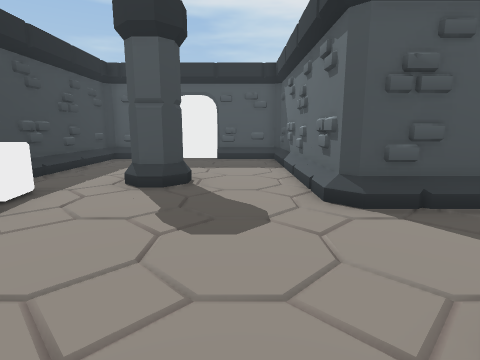
view 1 (above)

17 first-person views from a walk through a 3-D level made in the Unity game engine. The camera is 1.3 m above the floor, tilts 10° down and sees 80° across. The floor is counted in squares, 1 m on a side. Each view is taken from the middle of a square. On the plan, view 1 faces up. The plan holds only what a view shows up to about 13 squares ahead; the rest is blank. The place goes on beyond the plan. The player character is not drawn.

view 2
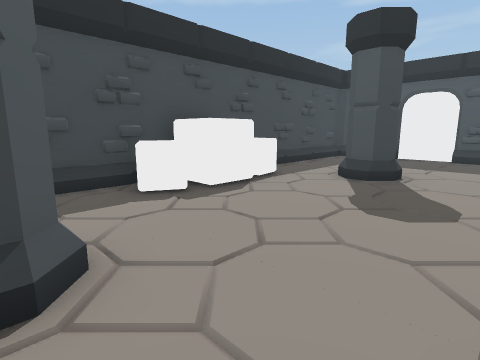

view 3
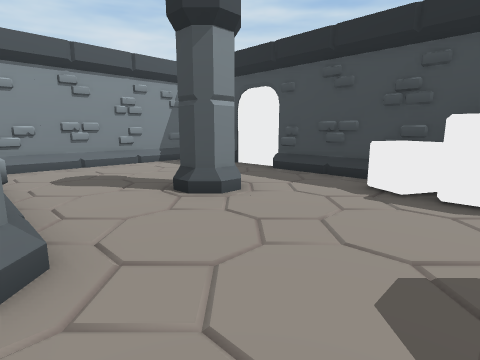

view 4
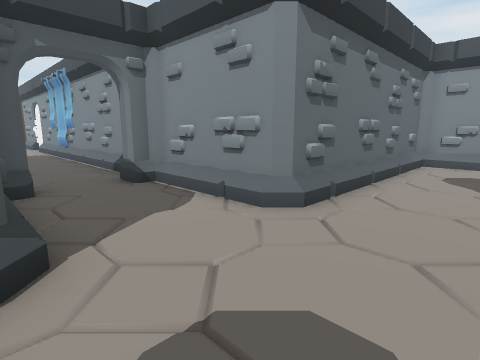

view 5
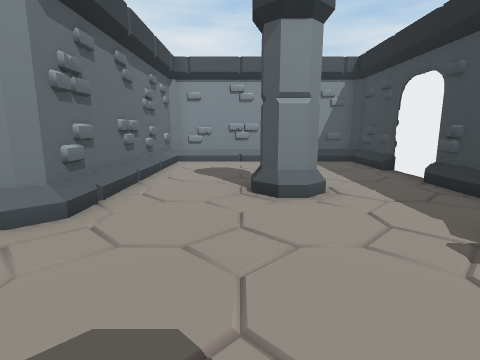

view 6
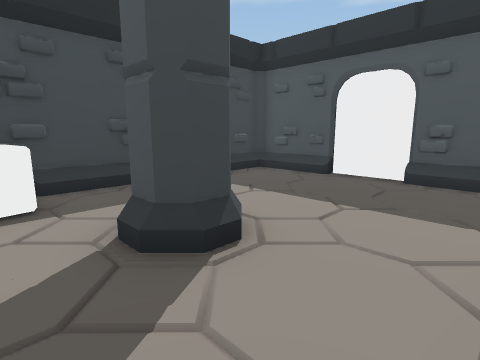

view 7
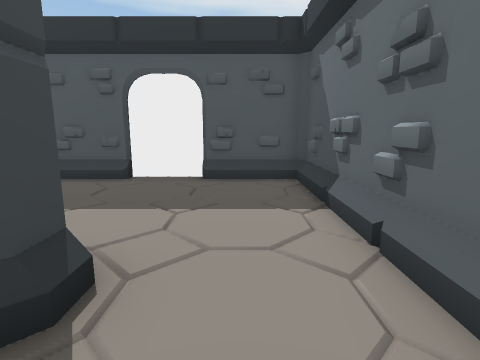

view 8
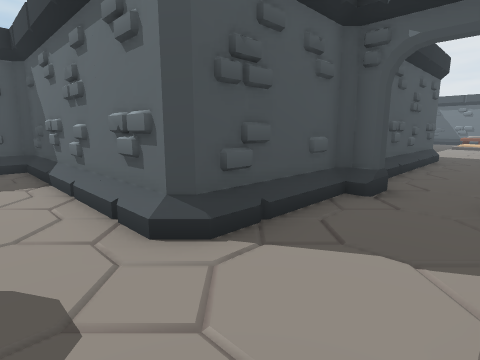

view 9
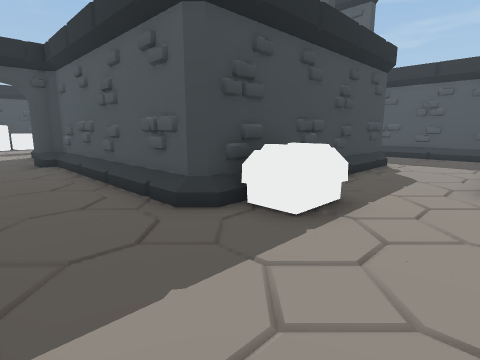

view 10
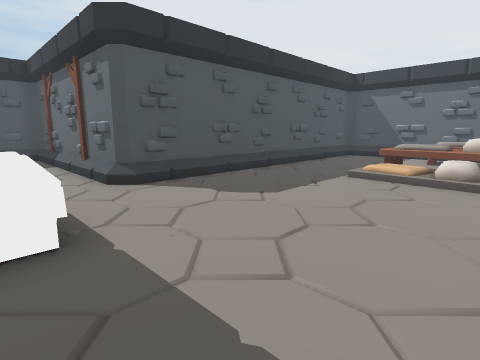

view 11
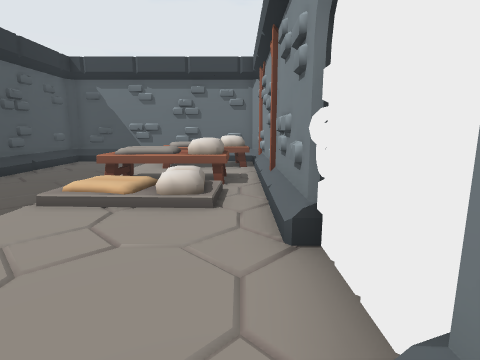

view 12
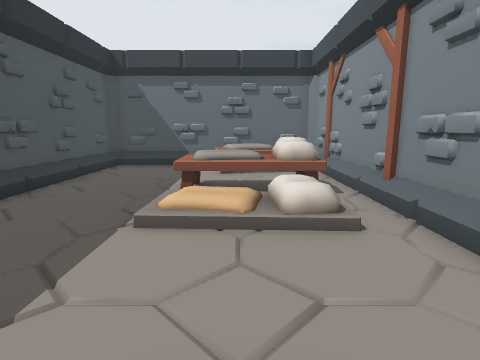

view 13
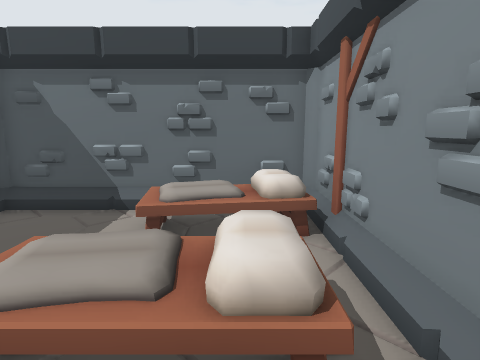

view 14
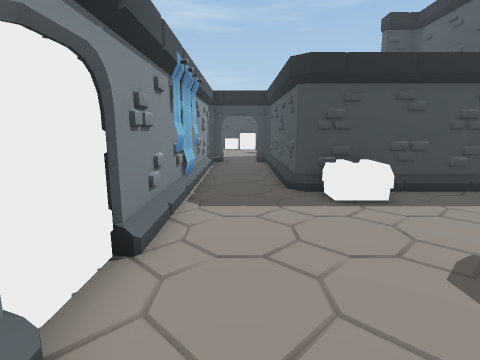

view 15
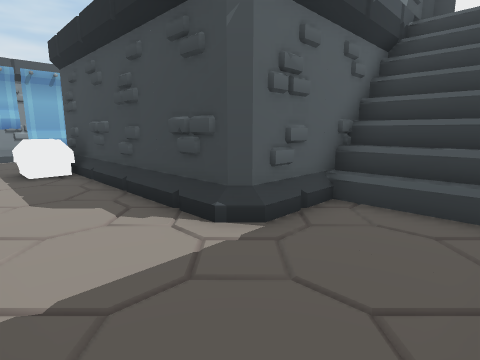

view 16
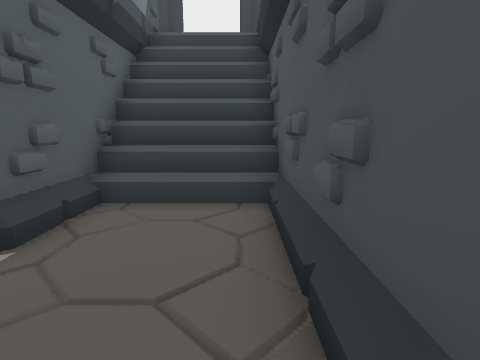

view 17
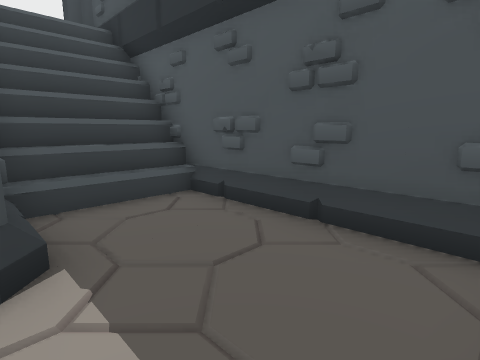

### Floor plan
Key: @ floor where view 1 was taken; # wall or solid block; . main floor; : floor 0.5 m higher than the main floor; + floor 4 m higher than the main floor; / step, stairs or slope; P pillar; B banner; E bed; O other object.
Columns run from 6 left of view 1 to 30 right of it. Each row starts with its distance up from view 1.
 17             #############
 16             # +////.....#
 15             # +////.....#
 14             # +////.....#
 13 #########   #########...#
 12 #.......#           #...#
 11 #.......#           #...#
 10 #.......#           #...#
  9 #.......#           #...#############
  8 #...P...#           #...............#
  7 #...PP..#           #OO.............#
  6 #O......#           #OO.............#
  5 #OO.....#############........//EE.E.#
  4 #OO..........................//EEEEE#
  3 #OO..........................:/EE.EE#
  2 #OO.........#..................EE EE#
  1 #.......############B################
  0 #...P.@.#
 -1 #...PP..#
 -2 #.......#
 -3 #.......#
 -4 #.......#
 -5 #.......#
 -6 #.......#
 -7 #########

Positions as (right, up) in squares from view 1, and headings:
1: (0, 0), facing up
2: (1, -1), facing up-left
3: (2, 4), facing down-left
4: (-1, 5), facing down-right
5: (-1, 5), facing down
6: (1, 5), facing up-left
7: (0, 5), facing up
8: (0, 2), facing up-right
9: (18, 2), facing up-left
10: (15, 2), facing up-right
11: (18, 2), facing right
12: (19, 4), facing right
13: (23, 3), facing right
14: (23, 3), facing left
15: (17, 16), facing down-left
16: (17, 16), facing left
17: (17, 13), facing up-left
